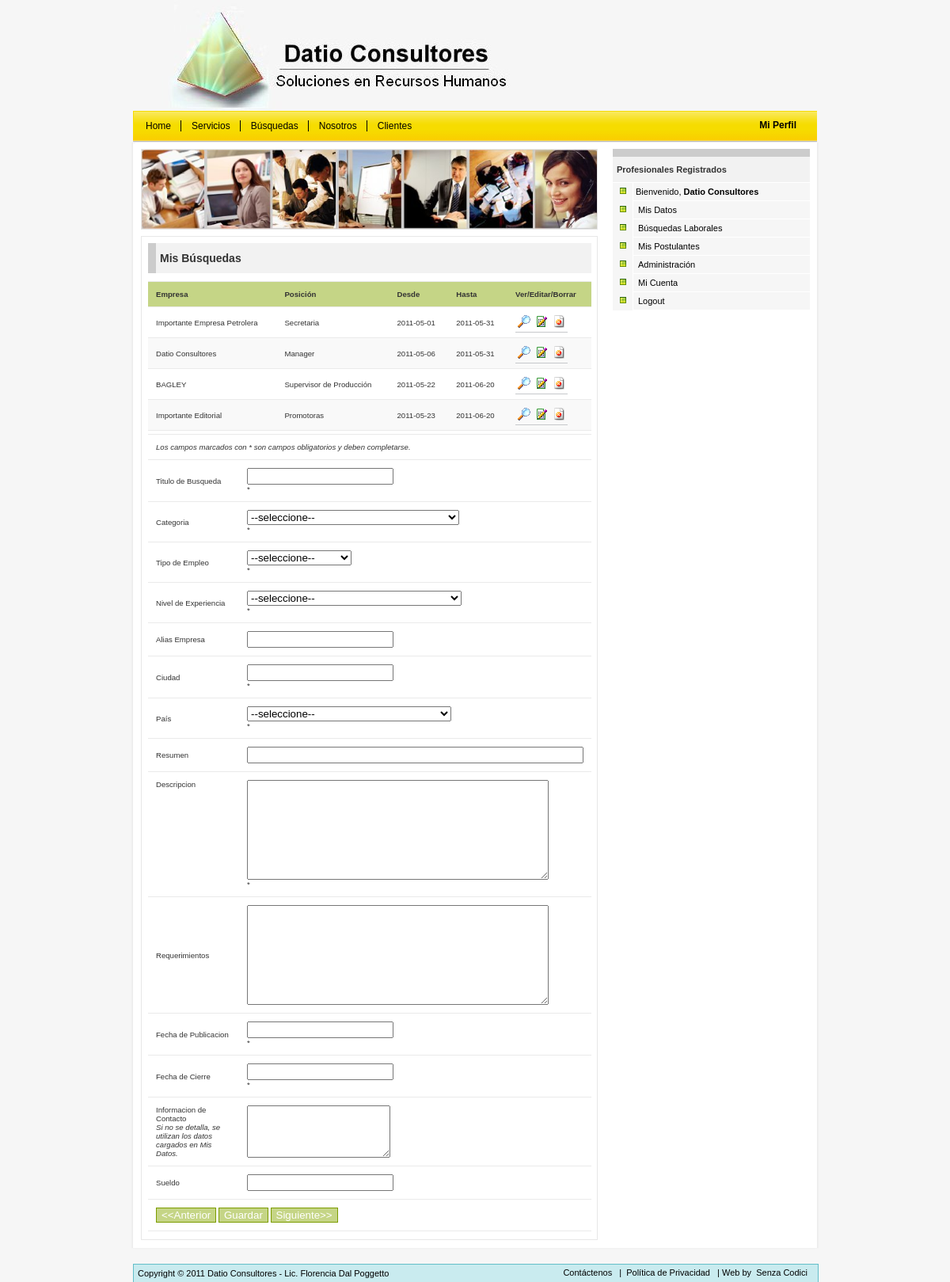
Page /jobs.php (signed in) on the committed database.
### tables this page shows
CREATE TABLE `job` (
  `jobid` int(11) NOT NULL AUTO_INCREMENT,
  `employerid` int(11) DEFAULT NULL,
  `jobcategory` int(10) unsigned NOT NULL,
  `employeetype` varchar(65) DEFAULT NULL,
  `city` varchar(100) DEFAULT NULL,
  `countryid` int(11) unsigned NOT NULL,
  `jobtitle` varchar(100) NOT NULL,
  `summary` text,
  `description` text,
  `requirements` text,
  `dateposted` date DEFAULT NULL,
  `dateclosing` date DEFAULT NULL,
  `contactinfo` text,
  `pay` decimal(10,0) DEFAULT NULL,
  `alias` varchar(100) DEFAULT NULL,
  `levelid` int(10) unsigned NOT NULL,
  PRIMARY KEY (`jobid`)
);

CREATE TABLE `employer` (
  `id` int(11) NOT NULL AUTO_INCREMENT,
  `employerid` int(11) NOT NULL,
  `organization` varchar(100) DEFAULT NULL,
  `contact` varchar(65) DEFAULT NULL,
  `jobtitle` varchar(45) DEFAULT NULL,
  `telephone` varchar(25) DEFAULT NULL,
  `extension` varchar(5) DEFAULT NULL,
  `mobile` varchar(25) DEFAULT NULL,
  `fax` varchar(25) DEFAULT NULL,
  `email` varchar(100) NOT NULL,
  `box` varchar(100) DEFAULT NULL,
  `town` varchar(55) DEFAULT NULL,
  `zip_postal` varchar(45) DEFAULT NULL,
  `website` varchar(100) DEFAULT NULL,
  `countryid` int(11) DEFAULT NULL,
  PRIMARY KEY (`id`)
);

### includes/queryfunctions.php (called while the page is built, shortened)
<?php
function query($strsql,$conn)
{
	$rs = mysql_query($strsql,$conn);
	return $rs;
}
function fetch_object($rs)
{
	return mysql_fetch_object($rs);
}
?>

### jobs.php (the view, shortened to what this page needs)
<?php
include_once('includes/queryfunctions.php');
include_once('includes/functions.php');
$conn = db_connect();
?>
<?php ShowHeader(WEBSITE_NAME ." :: Mis B&uacute;squedas"); ?>
<?php ShowDropMenu(); ?>
</div>
<div id="content" >
<div id="contentdiv">
<div id="searchtable" >
<img src="images/people.jpg" alt="people" width="575" height="100" border="0" />
</div>
<div id="list">
<h2 class="title-bar">Mis B&uacute;squedas</h2>
<p class="Lastnews">
<?php
	$querystr="SELECT employer.employerid,employer.organization,job.jobid,job.employerid,job.jobcategory,
			job.employeetype,job.city,job.countryid,job.jobtitle,job.summary,job.description,job.requirements,
			job.dateposted,job.dateclosing,job.contactinfo,job.pay,job.alias,countries.country
		FROM employer
			Inner Join job ON employer.employerid = job.employerid
			Inner Join countries ON job.countryid = countries.countryid
		WHERE employer.employerid = $_SESSION[userid]";
	$results=query($querystr,$conn);
	echo "<table border=\"0\" width=\"100%\">";
	echo "<tr class=\"boldtext\"><td>Empresa</td><td>Posici&oacute;n</td><td>Desde</td><td>Hasta</td><td>Ver/Editar/Borrar</td></tr>";
	while ($joblist = fetch_object($results)){
		$j++;
		if($j%2==1){
			echo "<tr id=\"row$j\">";
		}else{
			echo "<tr id=\"row$j\" class=\"odd\">";
		}
		$empresa = (!empty($joblist->alias)) ? $joblist->alias : $joblist->organization;
		echo "<td align=\"left\">$empresa</td>
			<td align=\"left\">$joblist->jobtitle</td>
			<td align=\"left\">$joblist->dateposted</td>
			<td align=\"left\">$joblist->dateclosing</td>
			<td align=\"left\">
			<a name=\"viewjob\" href=\"jobdetails.php?jobid=$joblist->jobid\" target='_blank'><img src=\"images/button_view.png\" alt=\"Ver busqueda\" border=\"0\" width=\"16\" height=\"16\"/></a>";
		echo "<a name=\"editjob\" href=\"jobs.php?search=$joblist->jobid&action=Find\"><img src=\"images/edit.gif\" alt=\"Editar\" border=\"0\" width=\"16\" height=\"16\"/></a>";
		echo "<a name=\"deletejob\" href=\"jobs.php?search=$joblist->jobid&action=Delete\" onClick=\"Javascript:return confirm('Confirma que desea Borrar el Registro?','Confirmar Eliminar')\"><img src=\"images/delete.gif\" alt=\"Borrar\" border=\"0\" width=\"16\" height=\"16\"/></a></td></tr>";
	}
	echo "</table>";
?>
<form action="jobs.php" method="post" name="jobs" id="jobs" enctype="multipart/form-data">
 <table border="0" width="100%">
    <tr>
      <td colspan="2"><em>Los campos marcados con <span class="warn">*</span> son campos obligatorios y deben completarse.</em></td>
    </tr>
    <tr>
      <td>Titulo de Busqueda
        <input type="hidden" name="jobid" value="<?php echo $job->jobid; ?>"></td>
      <td><input name="jobtitle" type="text" id="jobtitle" value="<?php echo $job->jobtitle; ?>"/>
        <div id="inf_jobtitle" class="warn">* </div></td>
    </tr>
    <tr>
      <td>Categoria</td>
      <td><select name="jobcategory" id="jobcategory">
          <option value="">--seleccione--</option>
        </select>
        <div id="inf_jobcategory" class="warn">* </div></td>
    </tr>
    <tr>
      <td>Tipo de Empleo</td>
      <td>
	  <select name="employeetype" id="employeetype">
          <option value="">--seleccione--</option>
        </select>
        <div id="inf_employeetype" class="warn">* </div></td>
    </tr>
    <tr>
      <td>Nivel de Experiencia </td>
      <td><select name="levelid">
        <option value="">--seleccione--</option>
      </select>
        <div id="inf_careerlevel" class="warn">* </div>
		</td>
    </tr>
    <tr>
      <td>Alias Empresa</td>
      <td><input name="alias" type="text" id="alias" value="<?php echo $job->alias; ?>"/>
	  </td>
    </tr>
    <tr>
      <td>Ciudad</td>
      <td>        <input name="city" type="text" id="city" value="<?php echo $job->city; ?>"/>
        <div id="inf_city" class="warn">* </div></td>
    </tr>
    <tr>
      <td>Pa&iacute;s</td>
      <td>        <select name="countryid" id="countryid">
          <option value="">--seleccione--</option>
        </select>
        <div id="inf_countryid" class="warn">* </div></td>
    </tr>
    <tr>
      <td>Resumen</td>
      <td><input name="summary" type="text" id="summary" value="<?php echo $job->summary; ?>" size="50"/></td>
    </tr>
    <tr>
      <td valign="top">Descripcion</td>
      <td><textarea name="description" id="description" cols="45" rows="8"><?php echo $job->description; ?></textarea>
		<div id="inf_description" class="warn">* </div></td>
    </tr>
    <tr>
      <td>Requerimientos</td>
      <td>
	  <textarea name="requirements" id="requirements" cols="45" rows="8"><?php echo $job->requirements; ?></textarea>
	  </td>
    </tr>
    <tr>
      <td>Fecha de Publicacion</td>
      <td><input name="dateposted" type="text" id="dateposted" value="<?php echo dateconvert($job->dateposted,2); ?>"/>
        <div id="inf_dateposted" class="warn">* </div></td>
    </tr>
    <tr>
      <td>Fecha de Cierre</td>
      <td><input name="dateclosing" type="text" id="dateclosing" value="<?php echo dateconvert($job->dateclosing,2); ?>"/>
        <div id="inf_dateclosing" class="warn">* </div></td>
    </tr>
    <tr>
      <td>Informacion de Contacto<br />
        <em>Si no se detalla, se utilizan los datos cargados en Mis Datos.</em></td>
      <td><textarea name="contactinfo" id="contactinfo" rows="4"><?php echo $job->contactinfo; ?></textarea>
	  </td>
    </tr>
    <tr>
      <td>Sueldo</td>
      <td><input name="pay" type="text" id="pay" value="<?php echo $job->pay; ?>"/></td>
    </tr>
    <tr align="center">
      <td colspan="2"><input type="submit" name="submit" value="&lt;&lt;Anterior" class="button"/>
        <input type="submit" name="submit" value="<?php echo $_GET["action"]=="Find" ? "Actualizar" : "Guardar"; ?>" onclick="return validateOnSubmit();" class="button"/>
        <input type="submit" name="submit" value="Siguiente&gt;&gt;" class="button" onClick="return confirm('Desea continuar sin guardar los cambios?','Confirmar Continuar');" />
		</td>
    </tr>
</table>
</form>
</p>
</div>
</div>
<?php ShowLoginBox(); ?>
</div>
<?php ShowFooter(); ?>

### includes/header.inc.php (shortened to what this page needs)
<!DOCTYPE HTML PUBLIC "-//W3C//DTD HTML 4.01 Transitional//EN" "http://www.w3.org/TR/html4/loose.dtd">
<html>
<head>
<link rel="stylesheet" type="text/css" href="css/jobsite-style.css" />
<link rel="stylesheet" type="text/css" href="css/epoch_styles.css" />
<link rel="stylesheet" type="text/css" href="css/messagebox.css" />
</head>
<body>
<div style=" margin-left:17%;">
<img src="images/logo_datio.jpg" height="140" width="450" alt="logo" />
<br/>
</div>
<div id="buttonbar" align="left" >
<img src="images/bbleft.gif" width="3" height="42" alt="" border="0" style="margin-top:-0.01em;" />
<ul style="margin-top:-42px;">
<li><a href="index.php" >Home</a></li>
<li><a href="servicios.php">Servicios</a></li>
<li><a href="busquedas.php">B&uacute;squedas</a></li>
<li><a href="nosotros.php">Nosotros</a></li>
<li class="last"><a href="clientes.php">Clientes</a></li>
</ul>

### includes/functions.php (shortened to what this page needs)
<?php
include_once ("queryfunctions.php");
function ShowHeader($pagetitle) {
	require('./includes/header.inc.php');
}
function ShowFooter() {
	require('./includes/footer.inc.php');
}
function ShowLoginBox($titulo = '', $links = '') {
	require ("./includes/loginbox.inc.php");
}
function ShowDropMenu() {
	echo '<div align="right" style="margin-top:-48px;" ><ul>';
	echo '<li class="last"><b><a href="javascript:void();" onmouseover="showdiv(\'dropdown\')" onmouseout="mclosetime()">Mi Perfil</a></b></li>';
	echo '<div align="left" id="dropdown" onmouseover="cancelclose()"  onmouseout="mclosetime()" >';
	$arr = GetUserOptions();
	echo '</div></ul></div>';
}
function ShowUserMenu() {
	echo '<div id="navlist" class="navlist"><ul>';
	echo '<li>Bienvenido, <b>'. $_SESSION["user"] .'</b></li>';
	$arr = GetUserOptions();
	foreach ($arr as $link) {
		echo "<li>$link</li>\n";
	}
	echo '</ul></div>';
}
function GetUserOptions(){
  $linkarr = array();
  $i = 0;
  if(isset($_SESSION["userid"])){
	if ($_SESSION["usercategory"]=='E'){
 	 $linkarr[$i++] = "<a href=\"employer.php?search=$_SESSION[userid]\">Mis Datos</a>";
	 $linkarr[$i++] = "<a href=\"jobs.php\">B&uacute;squedas Laborales</a>";
	 $linkarr[$i++] = "<a href=\"applicants.php\">Mis Postulantes</a>";
    }
	if (($_SESSION["usercategory"]=='D') || ($_SESSION["admin"]==1)) {
	 $linkarr[$i++] = "<a href=\"users.php\">Administraci&oacute;n</a>";
    }
    $linkarr[$i++] = "<a href=\"account.php\">Mi Cuenta</a>";
	$linkarr[$i++] = "<a href=\"login.php?submit=Logout\">Logout</a>";
  } else {
  	$linkarr[$i++] = "<a href=\"register.php?member=A\">Registrarse</a>";
  }
  return $linkarr;
}
function dateconvert($date,$func){
  if ($func == 2){
    return $date;
  }
}
?>

### includes/loginbox.inc.php (shortened to what this page needs)
<div id="column-right" style="float:right; margin-top:-110px">
<h2 class="Box">Profesionales Registrados</h2>
<?php
if(isset($_SESSION["userid"])) {
	ShowUserMenu();
} ?>
</div>

### includes/footer.inc.php
<div id="backbottom">
<br/>
</div>
<br/>
<div id="footer">
<p> Copyright &copy; <?php echo date("Y") ." ". WEBSITE_NAME ." - ". WEBSITE_CONTACT; ?></p>
<p style="float:right; margin-top:-18px; margin-right:10px;"> <a href="contactus.php">Cont&aacute;ctenos</a> &nbsp;| <a href="privacy.php">Pol&iacute;tica de Privacidad</a> &nbsp;| Web by <a href="http://www.senzacodici.com.ar/" target="_blank">Senza Codici</a></p>
</div>
</body>
</html>

### css/jobsite-style.css (style rules this page uses)
body { background-color:#f6f6f6; margin: 0; }
#content { background-image:url(../images/background.gif); background-repeat:repeat-y; background-position:center; width:872px; margin-left: auto; margin-right: auto; overflow: auto; }
table { font: 75% Verdana, Arial, Helvetica, sans-serif, sans-serif; padding: 0; margin-left: 8px; margin-top:0px; margin-bottom:4px; width:560px; border-collapse: collapse; color: #333; background: #F3F5F7; }
table a { color: #3A4856; text-decoration: none; border-bottom: 1px solid #C6C8CB; }
table tbody td, table tbody th { padding: 10px; border-left:none; border-right:none; border-top:1px solid #eaeaea; text-align: left; font-size:13px; }
table tbody tr { background: #Fff; }
table tbody tr.odd { background: #f9f9f9; }
table tbody tr.boldtext { font-weight:bold; background: #c5d586; }
#column-right { float:right; width:260px; margin:0px 10px; }
h2.title-bar { margin:8px; margin-bottom:1px; width:230px; padding:5px; font-weight:bold; font-size:1.1em; line-height:2.0em; color:#333; background:#f2f2f2 ; border:1px solid #ccc; border-width:0 0 0 10px; font-family:Verdana, Arial, Helvetica, sans-serif; font-size:11px; display:block; }
#list table td { font-size:0.8em; }
.Box { background-color:#f2f2f2; border-top:none; margin-left:8px; margin-bottom:8px; width:231px; padding:9px; font-family:Verdana, Arial, Helvetica, sans-serif; font-size:9px; }
h2.Box { margin:8px; margin-bottom:1px; width:239px; padding:5px; font-weight:bold; line-height:2.0em; color:#333; background:#f2f2f2 ; border-top:10px solid #ccc; font-family:Verdana, Arial, Helvetica, sans-serif; font-size:11px; }
#list { float:left; background-color:#fff; border:1px solid #e7e7e7; padding:0px; margin-left:14px; margin-top:8px; margin-bottom:10px; width:575px; }
#list h2 { font-family:Verdana, Arial, Helvetica, sans-serif; font-size:14px; width:540px; }
#list p { margin-left:10px; padding-left:10px; padding-right:10px; margin-top:10px; margin-bottom:10px; font-family:Verdana, Arial, Helvetica, sans-serif; font-size:11px; }
#searchtable { float:left; background-color:#f2f2f2; border:1px solid #e7e7e7; margin-left:14px; margin-top:8px; width:575px; height:100px; }
input.button { border:1px solid #7c9c00; background-color:#c5d586; color:#FFFFFF; padding:0.09em -0.5em; font-family:Verdana, Arial, Helvetica, sans-serif; }
#backbottom { background-image:url(../images/backbottom.gif); background-position:center; background-repeat:no-repeat; margin-left:auto; margin-right:auto; width:872px; height:2px; }
#footer { position:absolute; background-color:#c9ebef; background-position:center; border:1px solid #63bec9; border-bottom: none; width:864px; left: 50%; margin-left: -432px; }
#footer p { font-family:Verdana, Arial, Helvetica, sans-serif; font-size:11px; margin:5px; }
#buttonbar { background-image:url(../images/bbcenter.gif); background-repeat:repeat-x; height:40px; width:864px; margin:auto; }
#buttonbar img { margin:1px; margin-left:0px; }
#buttonbar ul { margin-left:5px; padding:0.5em; }
#buttonbar li { display:inline; margin-right:0.5em; padding-right:0.75em; border-right:1px solid #000; font-family:Verdana, Arial, Helvetica, sans-serif; font-size:12px; }
#buttonbar li.last { border-right:0px; }
a:link { color: #000; padding:3px; text-decoration: none; }
#navlist ul { background-color:#f6f6f6; margin-top:0; margin-left:8px; width:209px; font-family:Verdana, Arial, Helvetica, sans-serif; font-size:11px; line-height:16px; }
#navlist li { list-style-type:none; list-style-image:url(../images/mini-stop.gif); padding:3px; margin-left:-15px; border-bottom:1px solid #FFF; border-left:1px solid #FFF; }
.navlist ul { background-color:#f6f6f6; margin-top:0; margin-left:8px; width:209px; font-family:Verdana, Arial, Helvetica, sans-serif; font-size:11px; line-height:16px; }
.navlist li { list-style-type:none; list-style-image:url(../images/mini-stop.gif); padding:3px; margin-left:-15px; border-bottom:1px solid #FFF; border-left:1px solid #FFF; }

### rows in the picture
job: alias "Importante Empresa Petrolera", jobtitle "Secretaria", dateposted "2011-05-01", dateclosing "2011-05-31"
job: employerid.organization "Datio Consultores", jobtitle "Manager", dateposted "2011-05-06", dateclosing "2011-05-31"
job: alias "BAGLEY", jobtitle "Supervisor de Producción", dateposted "2011-05-22", dateclosing "2011-06-20"
job: alias "Importante Editorial", jobtitle "Promotoras", dateposted "2011-05-23", dateclosing "2011-06-20"

### other values in the picture
$_SESSION["user"] "Datio Consultores"
WEBSITE_NAME "Datio Consultores"
WEBSITE_CONTACT "Lic. Florencia Dal Poggetto"
